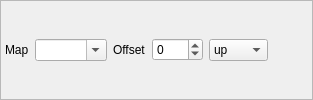
             <widget class="QFrame" name="horizontalFrame">
              <property name="sizePolicy">
               <sizepolicy hsizetype="Expanding" vsizetype="Fixed">
                <horstretch>0</horstretch>
                <verstretch>0</verstretch>
               </sizepolicy>
              </property>
              <property name="minimumSize">
               <size>
                <width>0</width>
                <height>32</height>
               </size>
              </property>
              <property name="frameShape">
               <enum>QFrame::StyledPanel</enum>
              </property>
              <property name="frameShadow">
               <enum>QFrame::Raised</enum>
              </property>
              <layout class="QHBoxLayout" name="horizontalLayout_3" stretch="0,0,0,0,0,0">
               <property name="spacing">
                <number>6</number>
               </property>
               <property name="leftMargin">
                <number>4</number>
               </property>
               <property name="topMargin">
                <number>4</number>
               </property>
               <property name="rightMargin">
                <number>4</number>
               </property>
               <property name="bottomMargin">
                <number>4</number>
               </property>
               <item>
                <widget class="QLabel" name="label_11">
                 <property name="text">
                  <string>Map</string>
                 </property>
                </widget>
               </item>
               <item>
                <widget class="QComboBox" name="comboBox_ConnectedMap">
                 <property name="toolTip">
                  <string>&lt;html&gt;&lt;head/&gt;&lt;body&gt;&lt;p&gt;The destination map name of the connection.&lt;/p&gt;&lt;/body&gt;&lt;/html&gt;</string>
                 </property>
                 <property name="editable">
                  <bool>true</bool>
                 </property>
                </widget>
               </item>
               <item>
                <widget class="QLabel" name="label_12">
                 <property name="text">
                  <string>Offset</string>
                 </property>
                </widget>
               </item>
               <item>
                <widget class="QSpinBox" name="spinBox_ConnectionOffset">
                 <property name="toolTip">
                  <string>&lt;html&gt;&lt;head/&gt;&lt;body&gt;&lt;p&gt;The number of metatiles to offset the connection.&lt;/p&gt;&lt;/body&gt;&lt;/html&gt;</string>
                 </property>
                 <property name="minimum">
                  <number>-999</number>
                 </property>
                 <property name="maximum">
                  <number>999</number>
                 </property>
                </widget>
               </item>
               <item>
                <widget class="QComboBox" name="comboBox_ConnectionDirection">
                 <property name="toolTip">
                  <string>&lt;html&gt;&lt;head/&gt;&lt;body&gt;&lt;p&gt;The direction of the connection.&lt;/p&gt;&lt;/body&gt;&lt;/html&gt;</string>
                 </property>
                 <item>
                  <property name="text">
                   <string>up</string>
                  </property>
                 </item>
                 <item>
                  <property name="text">
                   <string>right</string>
                  </property>
                 </item>
                 <item>
                  <property name="text">
                   <string>down</string>
                  </property>
                 </item>
                 <item>
                  <property name="text">
                   <string>left</string>
                  </property>
                 </item>
                </widget>
               </item>
               <item>
                <spacer name="horizontalSpacer_6">
                 <property name="orientation">
                  <enum>Qt::Horizontal</enum>
                 </property>
                 <property name="sizeHint" stdset="0">
                  <size>
                   <width>40</width>
                   <height>20</height>
                  </size>
                 </property>
                </spacer>
               </item>
              </layout>
             </widget>
